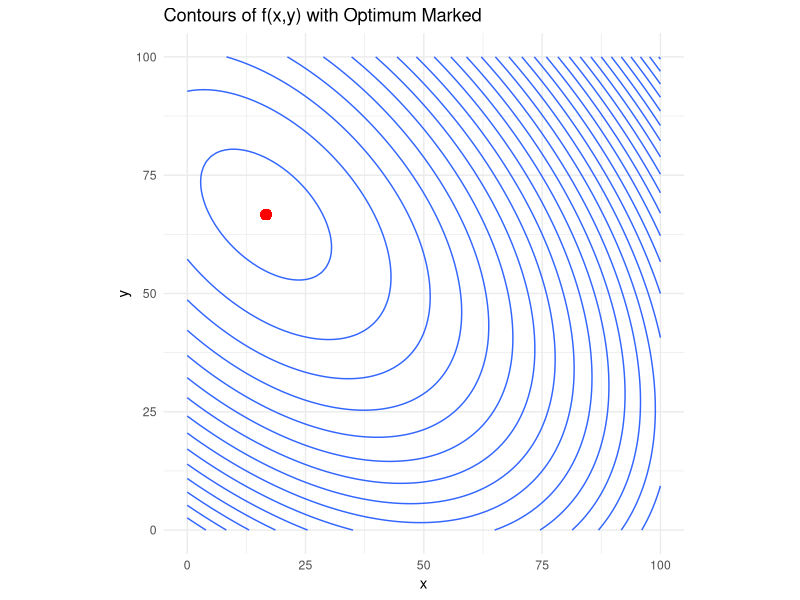
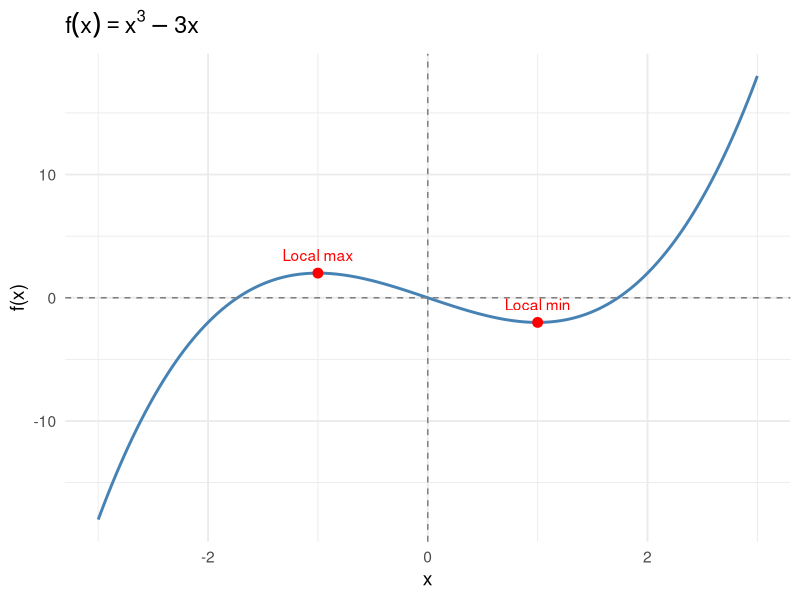
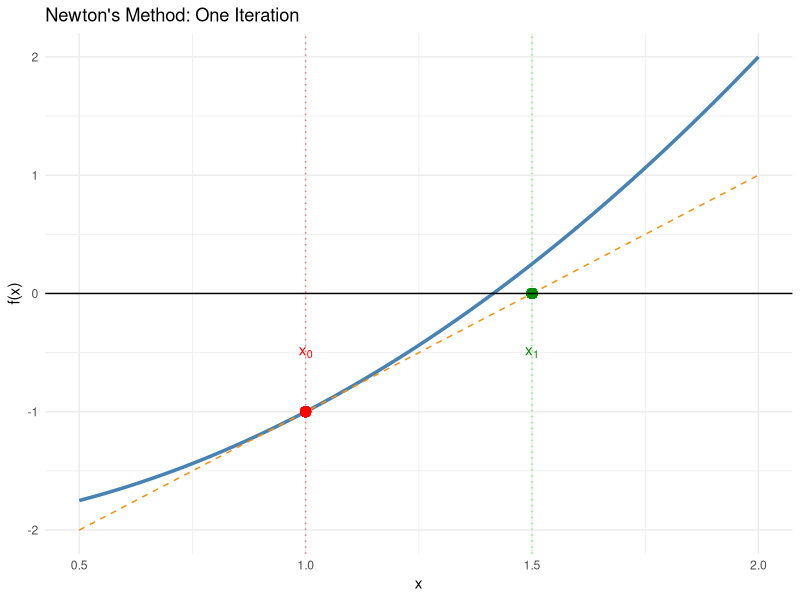
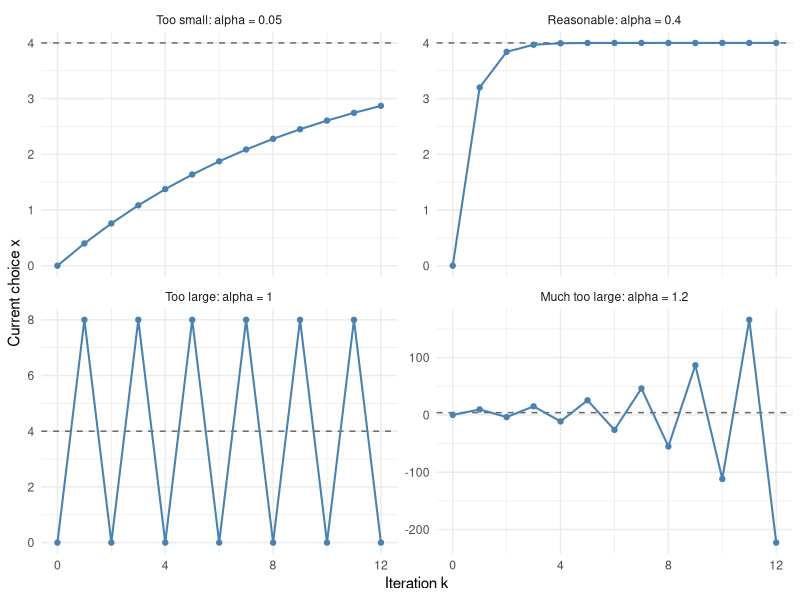
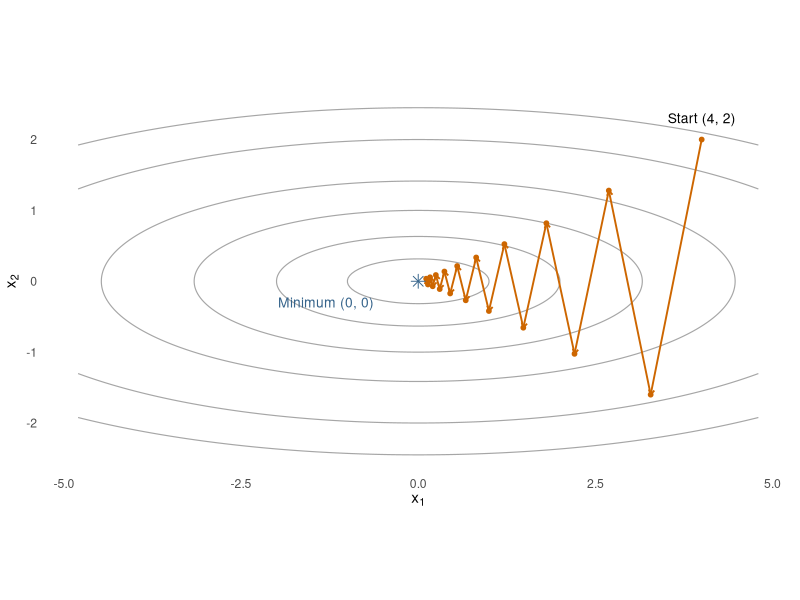
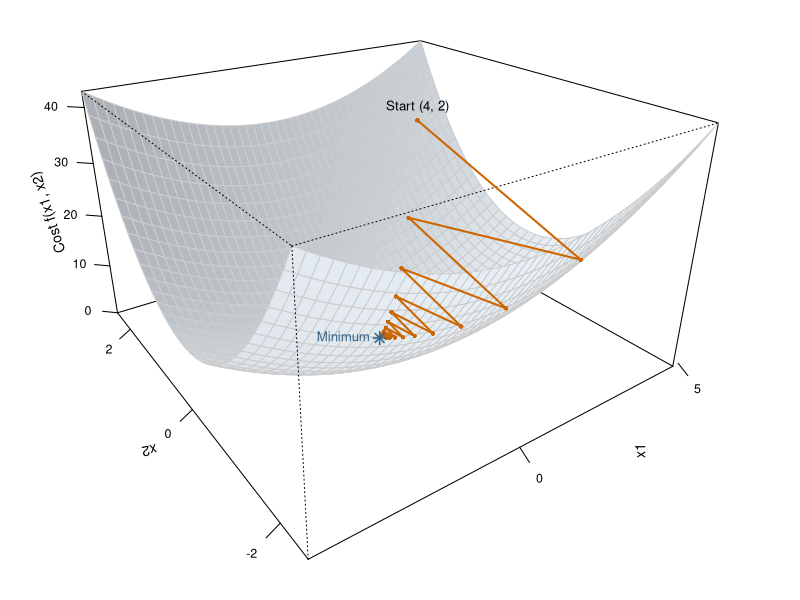
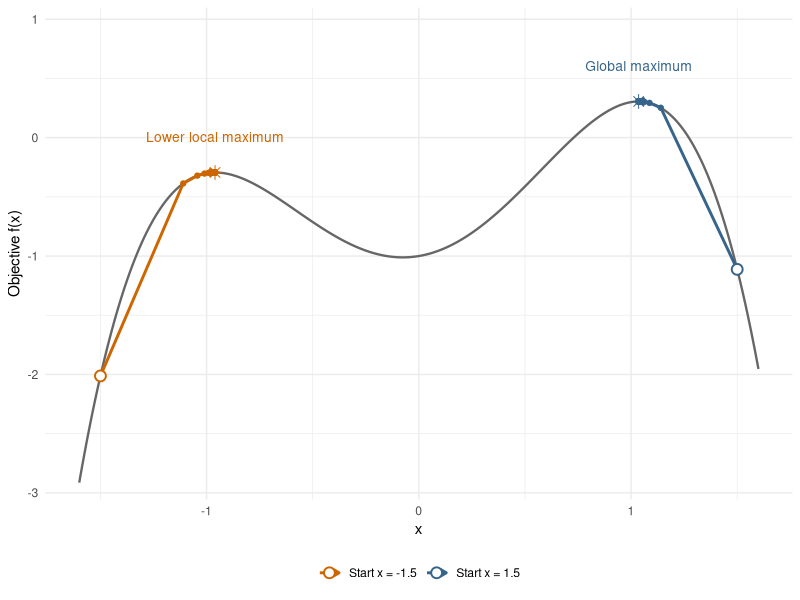
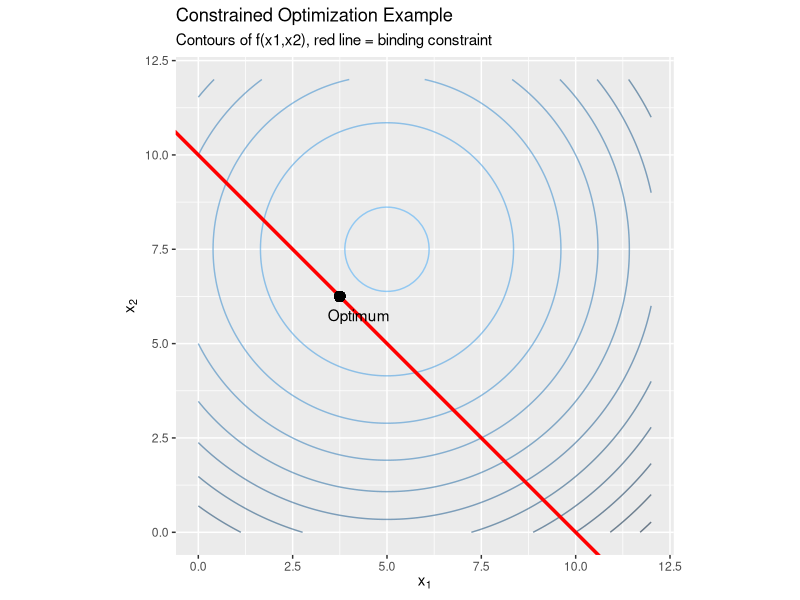

These figures' R source, in order:
## ---- chunk 1
#| echo: false
#| message: false
#| warning: false
library(ggplot2)
library(dplyr)

f <- function(x,y) 100*x + 150*y - x^2 - y^2 - x*y

# Create grid
x <- seq(0,100, length.out=100)
y <- seq(0,100, length.out=100)
grid <- expand.grid(x=x,y=y) %>%
  mutate(z=f(x,y))

# Contour plot
ggplot(grid, aes(x=x,y=y,z=z)) +
  geom_contour(bins=30,show.legend = F) +
  geom_point(aes(x=50/3,y=66.67),color="red",size=3) +
  labs(title="Contours of f(x,y) with Optimum Marked",
       x="x", y="y") +
  coord_equal() +
  theme_minimal()

## ---- chunk 2
#| echo: false
#| message: false
#| warning: false

library(ggplot2)
library(dplyr)

# Define function
f <- function(x) x^3 - 3*x

# Create data grid
df <- data.frame(x = seq(-3, 3, length.out = 400)) %>%
  mutate(y = f(x))

# Critical points
crit_points <- data.frame(
  x = c(-1, 1),
  y = f(c(-1, 1)),
  label = c("Local max", "Local min")
)

# Plot
ggplot(df, aes(x, y)) +
  geom_line(color = "steelblue", linewidth = 1) +
  geom_hline(yintercept = 0, color = "grey50", linetype = "dashed") +
  geom_vline(xintercept = 0, color = "grey50", linetype = "dashed") +
  geom_point(data = crit_points, aes(x, y), color = "red", size = 3) +
  geom_text(data = crit_points, aes(label = label), vjust = -1, color = "red") +
  labs(
    title = expression(f(x) == x^3 - 3*x),
    x = "x",
    y = "f(x)"
  ) +
  theme_minimal(base_size = 14)
## ---- chunk 3
library(ggplot2)

# Define the function and its derivative
f <- function(x) x^2 - 2
f_prime <- function(x) 2 * x

# Choose initial guess
x0 <- 1.0
x1 <- x0 - f(x0) / f_prime(x0)  # first Newton update

# Build tangent line at x0
tangent <- function(x) f(x0) + f_prime(x0) * (x - x0)

# Create data for plotting
x_vals <- seq(0.5, 2, length.out = 300)
plot_df <- data.frame(x = x_vals, fx = f(x_vals), tangent = tangent(x_vals))

# Plot function and tangent
ggplot(plot_df, aes(x = x)) +
  geom_line(aes(y = fx), color = "steelblue", size = 1.2) +
  geom_line(aes(y = tangent), color = "darkorange", linetype = "dashed") +
  geom_vline(xintercept = x0, linetype = "dotted",color = "red",alpha=.5) +
  geom_vline(xintercept = x1, linetype = "dotted", color = "green",alpha=.5) +
  geom_point(aes(x = x0, y = f(x0)), color = "red", size = 3) +
  geom_point(aes(x = x1, y = 0), color = "green4", size = 3) +
  geom_hline(yintercept = 0, linetype = "solid") +
  annotate("text", x = x0, y = f(x0) + 0.5, label = "x[0]", parse = TRUE, color = "red") +
  annotate("text", x = x1, y = -0.5, label = "x[1]", parse = TRUE, color = "green4") +
  labs(
    title = "Newton's Method: One Iteration",
    y = "f(x)",
    x = "x"
  ) +
  theme_minimal()

## ---- chunk 4
#| label: fig-gradient-step-size
#| fig-pos: H
#| echo: false
#| warning: false
#| fig-width: 7
#| fig-height: 4
#| fig-cap: "Gradient ascent on the same quadratic objective, starting at x = 0. The dashed line marks the maximizer x = 4. Note the different vertical scale in the divergence panel."

library(ggplot2)
ascent_rates <- c(0.05, 0.4, 1, 1.2)
ascent_labels <- c("Too small: alpha = 0.05", "Reasonable: alpha = 0.4",
                   "Too large: alpha = 1", "Much too large: alpha = 1.2")
ascent_paths <- do.call(rbind, lapply(seq_along(ascent_rates), function(i) {
  iterates <- numeric(13)
  for (k in 1:12) {
    iterates[k + 1] <- iterates[k] - 2 * ascent_rates[i] * (iterates[k] - 4)
  }
  data.frame(iteration = 0:12, x = iterates,
             case = factor(ascent_labels[i], levels = ascent_labels))
}))

ggplot(ascent_paths, aes(iteration, x)) +
  geom_hline(yintercept = 4, linetype = "dashed", color = "gray40") +
  geom_line(color = "steelblue", linewidth = 0.7) +
  geom_point(color = "steelblue", size = 1.5) +
  facet_wrap(~case, ncol = 2, scales = "free_y") +
  scale_x_continuous(breaks = c(0, 4, 8, 12)) +
  labs(x = "Iteration k", y = "Current choice x") +
  theme_minimal(base_size = 11)
## ---- chunk 5
#| label: fig-multivariate-gradient
#| fig-pos: H
#| echo: false
#| warning: false
#| fig-width: 7
#| fig-height: 3.7
#| fig-cap: "Gradient descent on elliptical cost contours. Each orange arrow is a step against the gradient. The iterates zig-zag toward the minimum at (0, 0); a small gradient is the rootfinding target."

library(ggplot2)
cost_grid <- expand.grid(x1 = seq(-4.8, 4.8, length.out = 240),
                         x2 = seq(-2.5, 2.5, length.out = 160))
cost_grid$cost <- 0.5 * (cost_grid$x1^2 + 10 * cost_grid$x2^2)
descent_path <- data.frame(k = 0:18, x1 = 4 * 0.82^(0:18),
                          x2 = 2 * (-0.8)^(0:18))
descent_steps <- data.frame(
  x1 = head(descent_path$x1, -1), x2 = head(descent_path$x2, -1),
  x1_next = tail(descent_path$x1, -1), x2_next = tail(descent_path$x2, -1)
)

ggplot(cost_grid, aes(x1, x2)) +
  geom_contour(aes(z = cost), breaks = c(0.5, 2, 5, 10, 20, 30),
               color = "gray65", linewidth = 0.4) +
  geom_segment(data = descent_steps,
               aes(x = x1, y = x2, xend = x1_next, yend = x2_next),
               inherit.aes = FALSE, color = "darkorange3", linewidth = 0.65,
               arrow = grid::arrow(length = grid::unit(0.055, "inches"))) +
  geom_point(data = descent_path, color = "darkorange3", size = 1.3) +
  annotate("point", x = 0, y = 0, shape = 8, size = 3, color = "steelblue4") +
  annotate("text", x = 4, y = 2.3, label = "Start (4, 2)", size = 3.5) +
  annotate("text", x = -1.3, y = -0.3, label = "Minimum (0, 0)",
           color = "steelblue4", size = 3.5) +
  coord_equal() +
  labs(x = expression(x[1]), y = expression(x[2])) +
  theme_minimal(base_size = 11) +
  theme(panel.grid = element_blank())
## ---- chunk 6
#| label: fig-multivariate-gradient-3d
#| fig-pos: H
#| echo: false
#| warning: false
#| fig-width: 7
#| fig-height: 3.5
#| fig-cap: "The same quadratic cost and gradient-descent iterates in three dimensions. Height is the objective value. Orange points are the iterates from the contour plot; segments connect successive iterates. The blue star marks the minimum."

surface_x1 <- seq(-4.8, 4.8, length.out = 45)
surface_x2 <- seq(-2.5, 2.5, length.out = 35)
surface_cost <- outer(surface_x1, surface_x2,
                      function(x1, x2) 0.5 * (x1^2 + 10 * x2^2))
path_cost <- 0.5 * (descent_path$x1^2 + 10 * descent_path$x2^2)

surface_par <- par(mar = c(1, 1, 1, 1))
surface_view <- persp(
  surface_x1, surface_x2, surface_cost,
  theta = -35, phi = 25, expand = 0.6,
  col = "aliceblue", border = "gray80", shade = 0.15,
  ticktype = "detailed", nticks = 4,
  xlab = "x1", ylab = "x2", zlab = "Cost f(x1, x2)",
  cex.axis = 0.75, cex.lab = 0.85
)
projected_path <- trans3d(descent_path$x1, descent_path$x2, path_cost,
                          pmat = surface_view)
lines(projected_path, col = "darkorange3", lwd = 2)
points(projected_path, col = "darkorange3", pch = 16, cex = 0.6)
points(trans3d(0, 0, 0, pmat = surface_view),
       col = "steelblue4", pch = 8, cex = 1.2, lwd = 1.5)
text(trans3d(4, 2, 28, pmat = surface_view),
     labels = "Start (4, 2)", pos = 3, cex = 0.8)
text(trans3d(0, 0, 0, pmat = surface_view),
     labels = "Minimum", pos = 2, col = "steelblue4", cex = 0.8)
par(surface_par)
## ---- chunk 7
#| label: fig-starting-values-local-optima
#| fig-pos: H
#| echo: false
#| warning: false
#| fig-width: 7
#| fig-height: 3.3
#| fig-cap: "Same objective, algorithm, and step size; different starting values. Both runs converge to local maxima, but only the right-hand peak is the global maximum."

library(ggplot2)
multimodal_f <- function(x) -(x^2 - 1)^2 + 0.3 * x
multimodal_slope <- function(x) -4 * x * (x^2 - 1) + 0.3
ascent_starts <- c(-1.5, 1.5)
ascent_runs <- do.call(rbind, lapply(ascent_starts, function(start) {
  x <- start
  for (k in 1:100) {
    current <- tail(x, 1)
    if (abs(multimodal_slope(current)) < 1e-8) break
    x <- c(x, current + 0.05 * multimodal_slope(current))
  }
  data.frame(k = seq_along(x) - 1, x = x, value = multimodal_f(x),
             start = factor(start, levels = ascent_starts))
}))
multimodal_curve <- data.frame(x = seq(-1.6, 1.6, length.out = 500))
multimodal_curve$value <- multimodal_f(multimodal_curve$x)
ascent_ends <- do.call(rbind, lapply(split(ascent_runs, ascent_runs$start),
                                    function(run) tail(run, 1)))
ascent_ends$label <- c("Lower local maximum", "Global maximum")

ggplot(multimodal_curve, aes(x, value)) +
  geom_line(color = "gray40", linewidth = 0.8) +
  geom_path(data = ascent_runs, aes(color = start, group = start),
            linewidth = 1,
            arrow = grid::arrow(length = grid::unit(0.07, "inches"))) +
  geom_point(data = ascent_runs, aes(color = start), size = 1.5) +
  geom_point(data = subset(ascent_runs, k == 0), aes(color = start),
             shape = 21, fill = "white", size = 3, stroke = 1) +
  geom_point(data = ascent_ends, aes(color = start), shape = 8, size = 3,
             show.legend = FALSE) +
  geom_text(data = ascent_ends, aes(label = label, color = start),
            nudge_y = 0.3, size = 3.5, show.legend = FALSE) +
  scale_color_manual(values = c("darkorange3", "steelblue4"),
                      labels = c("Start x = -1.5", "Start x = 1.5")) +
  scale_y_continuous(expand = expansion(mult = c(0.04, 0.14))) +
  labs(x = "x", y = "Objective f(x)", color = NULL) +
  theme_minimal(base_size = 11) +
  theme(legend.position = "bottom")
## ---- chunk 8
#| echo: false

# Load packages
library(ggplot2)

# Objective function
f <- function(x1, x2) {
  10*x1 + 15*x2 - (x1^2 + x2^2)
}

# Constraint: g(x) = x1 + x2 - 10 <= 0
g <- function(x1, x2) x1 + x2 - 10

# Compute gradient and Hessian of f
grad_f <- function(x) {
  c(10 - 2*x[1], 15 - 2*x[2])
}

hess_f <- function(x) {
  matrix(c(-2, 0,
           0, -2), nrow=2)
}

# Solve via KKT (analytical in this case)
# Stationarity: grad_f(x) - lambda * grad_g = 0
# grad_g = (1,1)
# -> 10 - 2x1 - lambda = 0
# -> 15 - 2x2 - lambda = 0
# -> constraint binds: x1 + x2 = 10

# From first two equations:
# 2x1 = 10 - lambda
# 2x2 = 15 - lambda
# Add: 2(x1+x2) = 25 - 2lambda
# 20 = 25 - 2lambda => lambda = 2.5
# x1 = (10 - 2.5)/2 = 3.75
# x2 = (15 - 2.5)/2 = 6.25

x_star <- c(3.75, 6.25)
lambda <- 2.5

# # Bordered Hessian
# grad_g <- matrix(c(1,1), nrow=1)
# hess_L <- hess_f(x_star) # constraint is linear, so g''=0
# H_b <- rbind(
#   cbind(0, grad_g),
#   cbind(t(grad_g), hess_L)
# )

# H_b
# det(H_b[1:2,1:2])
# det(H_b)

# -------- Visualization --------
# Create grid for plotting
x1 <- seq(0, 12, length=100)
x2 <- seq(0, 12, length=100)
grid <- expand.grid(x1=x1, x2=x2)
grid$z <- with(grid, f(x1,x2))

# Feasible region: x1+x2 <= 10
grid$feasible <- with(grid, x1+x2 <= 10)

# Plot contours of f and the feasible set
ggplot(grid, aes(x=x1, y=x2, z=z)) +
  geom_contour(aes(color=after_stat(level)), alpha=0.6,show.legend=FALSE) +
  geom_abline(intercept=10, slope=-1, color="red", size=1.2) +
  geom_point(aes(x=x_star[1], y=x_star[2]), color="black", size=3) +
  annotate("text", x=x_star[1]+0.5, y=x_star[2]-.5, label="Optimum") +
  labs(title="Constrained Optimization Example",
       subtitle="Contours of f(x1,x2), red line = binding constraint",
       x=expression(x[1]), y=expression(x[2])) +
  coord_equal()

## ---- chunk 9
#| label: emissions-multiplier-root
h <- function(lambda) {
  0.5 * (12 / (2 + lambda))^2 +
    (12 / (2 + 2 * lambda))^2 - 17
}

lambda_root <- uniroot(h, interval = c(0, 2), tol = 1e-10)$root
q_root <- c(12 / (2 + lambda_root),
            12 / (2 + 2 * lambda_root))

c(lambda = lambda_root, q1 = q_root[1], q2 = q_root[2],
  excess_emissions = h(lambda_root))
## ---- chunk 10
#| label: fig-emissions-multiplier-root
#| fig-cap: "Rootfinding for the emissions-cap multiplier. At lambda = 1, the implied outputs generate exactly 17 emissions units."
#| fig-width: 6
#| fig-height: 3.5
library(ggplot2)
lambda_grid <- data.frame(lambda = seq(0, 2, length.out = 201))
lambda_grid$excess <- h(lambda_grid$lambda)
root_plot <- ggplot(lambda_grid, aes(lambda, excess)) +
  geom_hline(yintercept = 0, colour = "grey40") +
  geom_line(colour = "steelblue", linewidth = 1) +
  geom_vline(xintercept = lambda_root, linetype = "dashed",
             colour = "firebrick") +
  annotate("point", x = lambda_root, y = 0,
           colour = "firebrick", size = 3) +
  annotate("text", x = lambda_root + 0.08, y = 5,
           label = "Root: lambda = 1", hjust = 0) +
  labs(x = expression(lambda),
       y = expression(h(lambda) == "Emissions minus cap")) +
  theme_minimal()
print(root_plot)
## ---- chunk 11
#| label: emissions-geometry
#| echo: false
#| fig-cap: "Profit contours and the emissions cap. The optimum is at (4, 3); equal output satisfying the same cap is less profitable."
#| fig-width: 6
#| fig-height: 4
library(ggplot2)
q_grid <- expand.grid(q1 = seq(0, 6.5, length.out = 150),
                      q2 = seq(0, 6.5, length.out = 150))
q_grid$profit <- with(q_grid, 12*q1 - q1^2 + 12*q2 - q2^2)
boundary <- data.frame(q1 = seq(0, sqrt(34), length.out = 200))
boundary$q2 <- sqrt(pmax(0, 17 - 0.5*boundary$q1^2))
equal_output <- sqrt(17/1.5)
ggplot(q_grid, aes(q1, q2)) +
  geom_ribbon(data = boundary, aes(ymin = 0, ymax = q2),
              fill = "lightblue", alpha = 0.4) +
  geom_contour(aes(z = profit), breaks = c(35, 45, 55, 59, 65, 70),
               colour = "grey50") +
  geom_line(data = boundary, colour = "steelblue", linewidth = 1) +
  annotate("point", x = 4, y = 3, colour = "firebrick", size = 3) +
  annotate("text", x = 4.2, y = 3.4, label = "Optimum (4, 3)", hjust = 0) +
  annotate("point", x = equal_output, y = equal_output, shape = 17, size = 3) +
  annotate("point", x = 6, y = 6, shape = 4, size = 3) +
  annotate("text", x = 5.9, y = 6.3, label = "Unregulated", hjust = 1) +
  coord_equal() + labs(x = "Output of producer 1", y = "Output of producer 2") +
  theme_minimal()
## ---- chunk 12
profit <- function(q) sum(12*q - q^2)
profit_gradient <- function(q) 12 - 2*q
emissions <- function(q) 0.5*q[1]^2 + q[2]^2
emissions_gradient <- function(q) c(q[1], 2*q[2])
E <- 17

profit(c(6, 6))
emissions(c(6, 6))
## ---- chunk 13
objective <- function(q) -profit(q)
objective_gradient <- function(q) -profit_gradient(q)
cap_constraint <- function(q) emissions(q) - E
cap_jacobian <- function(q) matrix(emissions_gradient(q), nrow = 1)
## ---- chunk 14
fit <- nloptr::nloptr(
  x0 = c(2, 2),                    # a feasible starting allocation
  eval_f = objective,
  eval_grad_f = objective_gradient,
  eval_g_ineq = cap_constraint,
  eval_jac_g_ineq = cap_jacobian,
  lb = c(0, 0),
  opts = list(
    algorithm = "NLOPT_LD_SLSQP",
    xtol_rel = 1e-9,
    ftol_abs = 1e-10,
    tol_constraints_ineq = 1e-9,
    maxeval = 500
  )
)
q_star <- fit$solution
fit$status
cat(paste(strwrap(fit$message, width = 65), collapse = "\n"), "\n")
q_star
c(profit = profit(q_star), emissions = emissions(q_star),
  cap_residual = cap_constraint(q_star))
## ---- chunk 15
g_profit <- profit_gradient(q_star)
g_emissions <- emissions_gradient(q_star)
lambda_hat <- sum(g_emissions*g_profit) / sum(g_emissions^2)
checks <- c(
  cap_violation = max(0, cap_constraint(q_star)),
  bound_violation = max(0, -q_star),
  stationarity = max(abs(g_profit - lambda_hat*g_emissions)),
  dual_violation = max(0, -lambda_hat),
  complementarity = abs(lambda_hat*cap_constraint(q_star))
)
lambda_hat
data.frame(check = names(checks), residual = unname(checks))
## ---- chunk 16
solve_cap <- function(E, start = c(2, 2)) {
  fit <- nloptr::nloptr(
    x0 = start, eval_f = objective, eval_grad_f = objective_gradient,
    eval_g_ineq = function(q) emissions(q) - E,
    eval_jac_g_ineq = cap_jacobian, lb = c(0, 0),
    opts = list(algorithm = "NLOPT_LD_SLSQP", xtol_rel = 1e-9,
                ftol_abs = 1e-10, tol_constraints_ineq = 1e-9,
                maxeval = 500)
  )
  if (!(fit$status %in% 1:4) || emissions(fit$solution) > E + 1e-7) {
    stop("The solver did not return a converged, feasible solution.")
  }
  q <- fit$solution
  data.frame(cap = E, q1 = q[1], q2 = q[2],
             profit = profit(q), emissions = emissions(q))
}

delta <- 0.01
baseline <- solve_cap(17)
tighter <- solve_cap(17 - delta)
looser <- solve_cap(17 + delta)
rbind(tighter, baseline, looser)

# Compare the numerical marginal value with lambda_hat.
(looser$profit - tighter$profit) / (2*delta)

# Equal output (also an equal percentage cut from the baseline 6, 6).
q_equal <- rep(sqrt(17/1.5), 2)
data.frame(
  policy = c("Efficient allocation", "Equal output restriction"),
  q1 = c(q_star[1], q_equal[1]),
  q2 = c(q_star[2], q_equal[2]),
  emissions = c(emissions(q_star), emissions(q_equal)),
  profit = c(profit(q_star), profit(q_equal)),
  profit_loss = 72 - c(profit(q_star), profit(q_equal))
)
